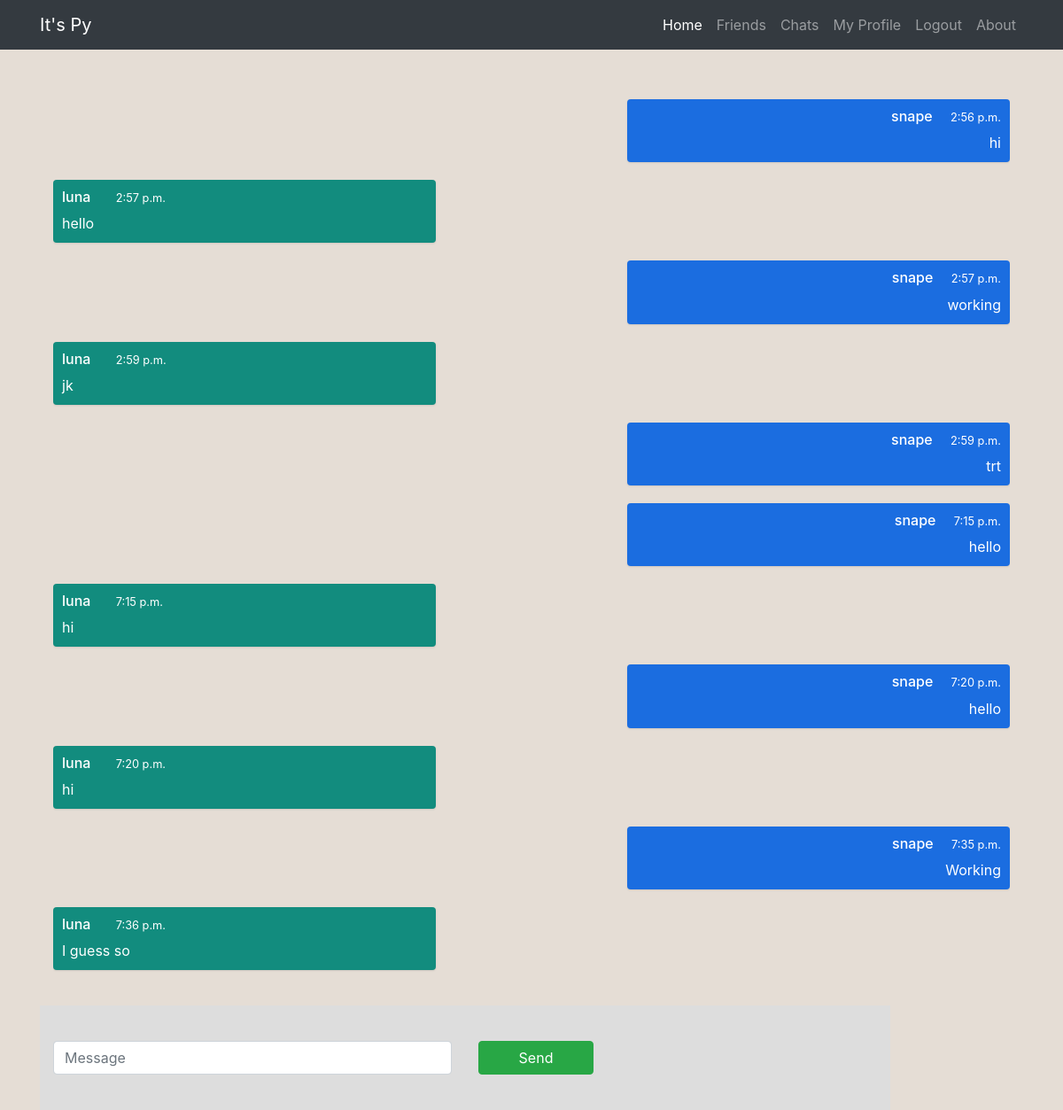
The app's page /chat/luna/ (signed in), older data.
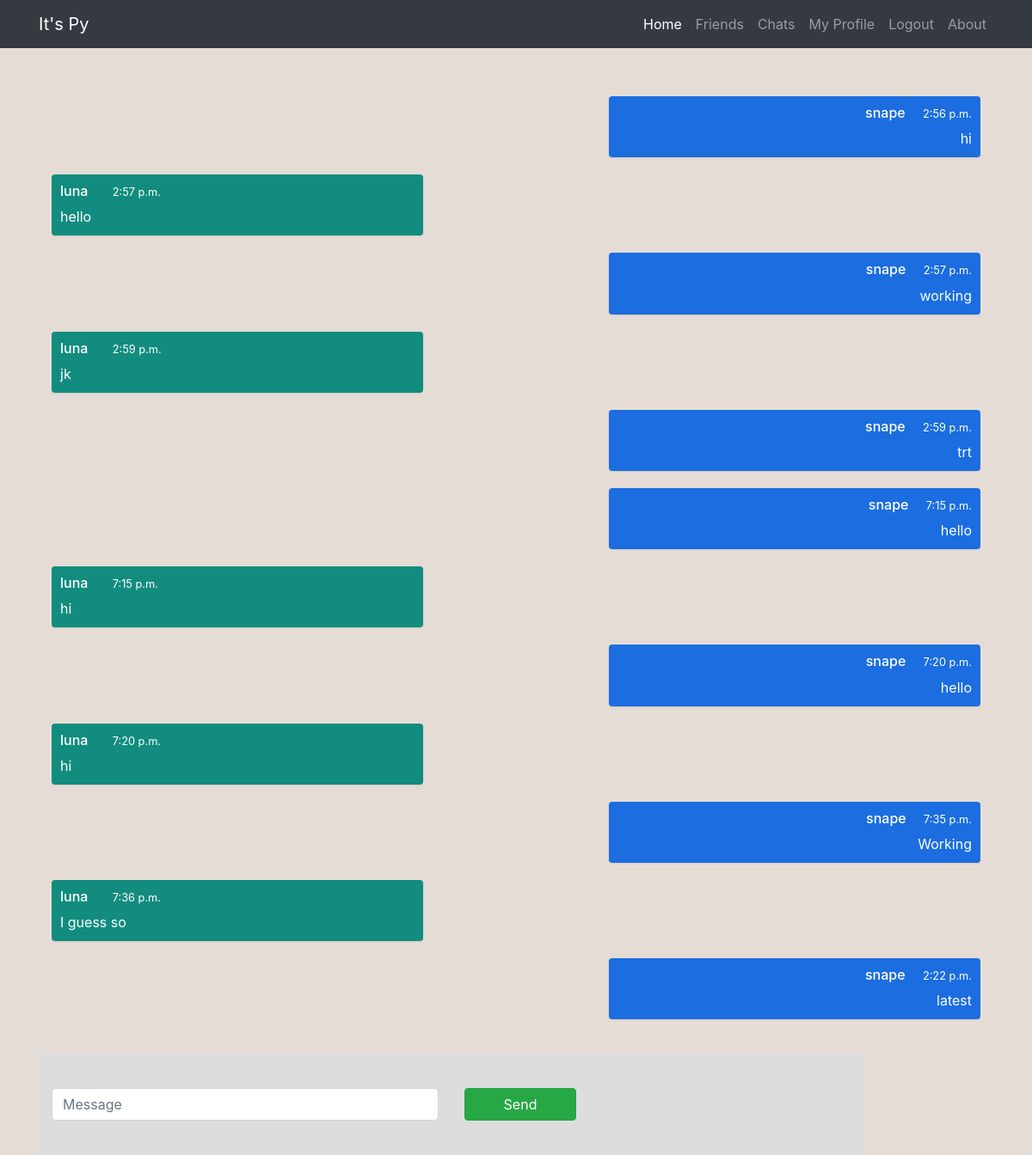
The same page, newer data.
### chat/models.py (models this page shows, shortened)
class Message(models.Model):
	text = models.TextField(max_length=200, blank=True)
	fromUser = models.ForeignKey(User,on_delete=models.CASCADE,blank=False,null=False)
	toGroup = models.ForeignKey(ChatGroup,on_delete=models.CASCADE,blank=False,null=False)
	timestamp = models.DateTimeField(auto_now_add=True, blank=False)

### chat/views.py (the view)
# urls.py: path('<str:user2>/', views.room, name='room'),
def room(request, user2):
	room_name = checkGroup(request.user.username, user2)
	group = ChatGroup.objects.get(groupname=room_name)
	groupmsgs = Message.objects.filter(toGroup = group).order_by('timestamp')
	print(room_name)
	return render(request, 'chat/chatroom.html', {
		'room_name':room_name,
        'groupmsgs':groupmsgs,
        'user2':user2
    })

### chat/views.py (called while the page is built)
def checkGroup(user1,user2):
	print(user1,user2)
	user1 = User.objects.get(username=user1)
	user2 = User.objects.get(username=user2)
	if ChatGroup.objects.filter(user1=user1, user2=user2).count()==0 and ChatGroup.objects.filter(user1=user2, user2=user1).count()==0:
		x = ''.join(random.choices(string.ascii_letters + string.digits, k=5))
		g = ChatGroup(groupname=x, user1=user1, user2=user2)
		g.save()
		return x
	else:
		if ChatGroup.objects.filter(user1=user1, user2=user2).count()!=0:
			return ChatGroup.objects.get(user1=user1, user2=user2).groupname
		else:
			return ChatGroup.objects.get(user1=user2, user2=user1).groupname

### chat/templates/chat/chatroom.html (shortened to what this page needs)
{% extends 'users/base.html' %}
{% load static %}
{% block content %}
<div class="main">
  <div class="container ">
    <div class="chat-log" id="conversation">
      {% for msg in groupmsgs %}
        {% if msg.fromUser == request.user %}
      <div class="chat-log__item chat-log__item--own">
        <h6>{{ request.user.username }} <small class="ml-3">{{ msg.timestamp|date:"g:i a" }}</small></h6>
        <div class="chat-log__message">{{ msg.text }}</div>
      </div>
      {% else %}
      <div class="chat-log__item">
        <h6 >{{ msg.fromUser.username }} <small class="ml-4">{{ msg.timestamp|date:"g:i a" }}</small></h6>
        <div class="chat-log__message">{{ msg.text }}</div>
      </div>
      {% endif %}
      {% endfor %}
    </div>
  </div>
  <br>
  <div class="chat-form">
    <div class="container ">
        <div class="row">
          <div class="col-sm-6 col-xs-6">
            <input type="text" class="form-control" id="input" placeholder="Message" />
          </div>
          <div class="col-sm-2 col-xs-4">
            <button type="button" id="submit" class="btn btn-success btn-block">Send</button>
          </div>
        </div>
    </div>
  </div>
</div>
{% endblock content %}

Row changes from the older to the newer data that the page shows:
added Message: {{ request.user.username }} "snape", timestamp "2:22 p.m.", text "latest"
